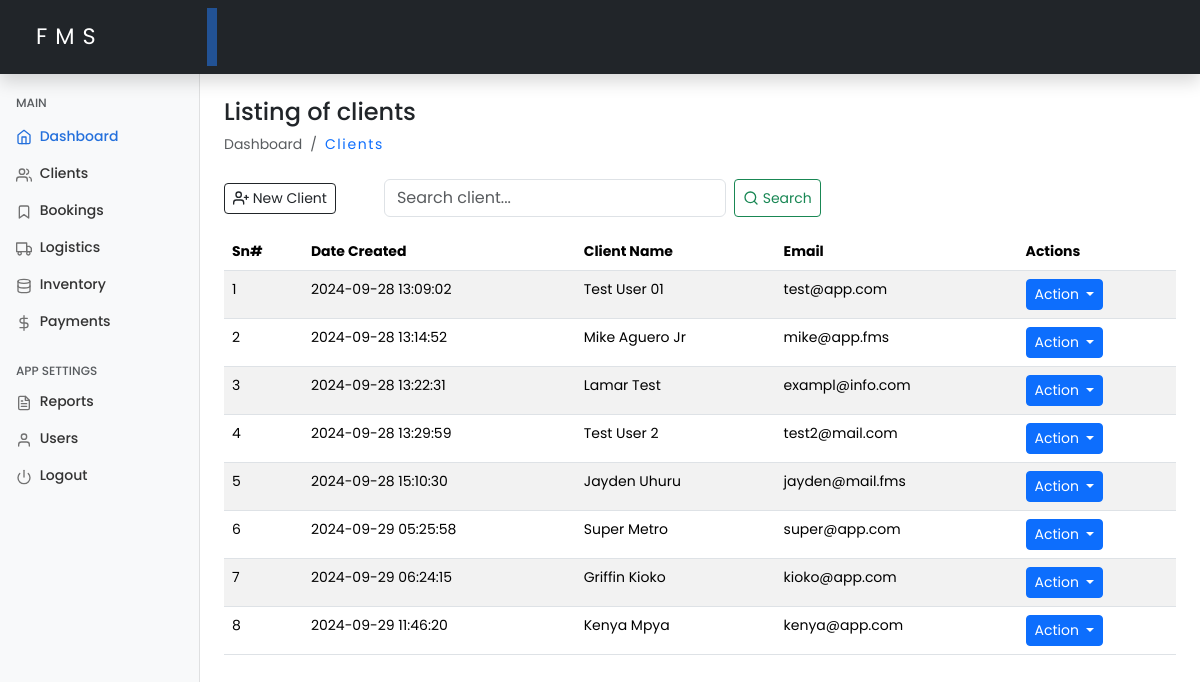
/clients.php (signed in), run on an earlier commit of the app's database.
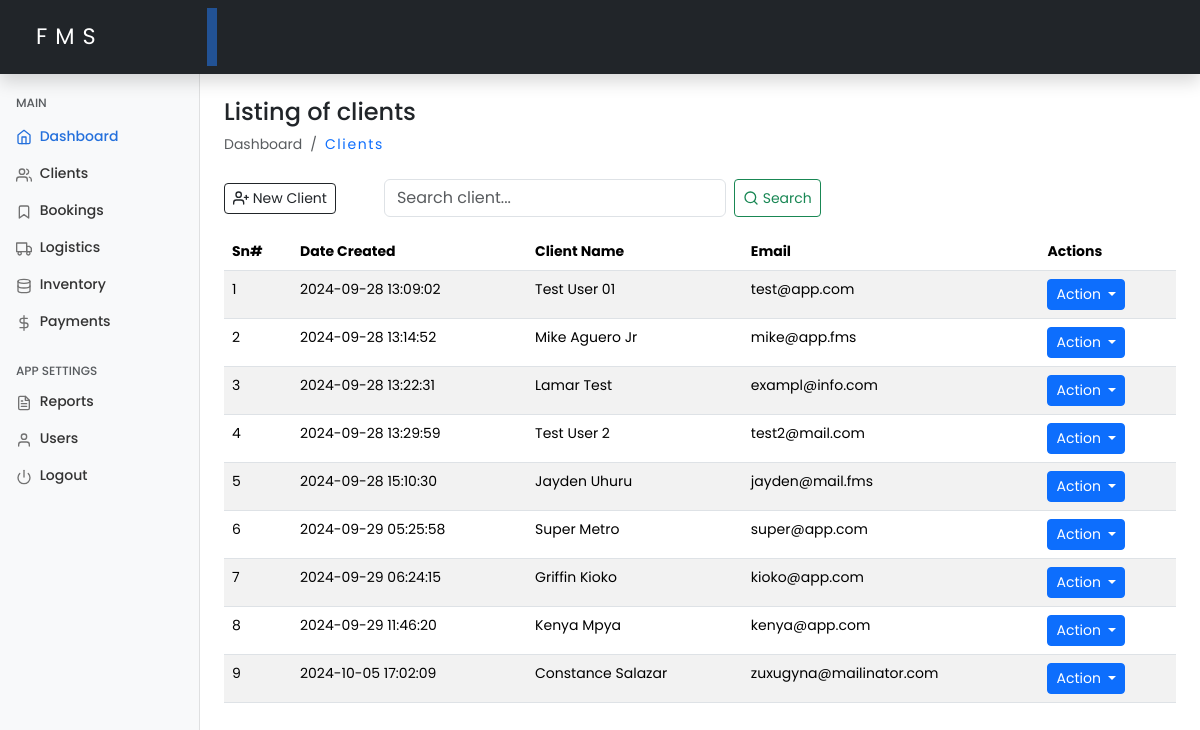
And on a later commit of the database.
### tables this page shows
CREATE TABLE `clients` (
  `id` int(11) NOT NULL,
  `full_name` varchar(100) NOT NULL,
  `email` varchar(100) DEFAULT NULL,
  `phone` varchar(15) DEFAULT NULL,
  `address` varchar(255) DEFAULT NULL,
  `created_at` timestamp NOT NULL DEFAULT current_timestamp(),
  `updated_at` timestamp NOT NULL DEFAULT current_timestamp() ON UPDATE current_timestamp()
);

### includes/functions.php (called while the page is built, shortened)
<?php
require_once 'config.php';
function getClients()
{
    global $conn;
    $clients = [];
    $sql = "SELECT * FROM clients";
    $result = $conn->query($sql);
    if ($result->num_rows > 0) {
        while ($row = $result->fetch_assoc()) {
            $clients[] = $row;
        }
    }
    return $clients;
}

### clients.php (the view, shortened to what this page needs)
<?php
include 'includes/functions.php';
$clients = getClients();
include './includes/header.php';
include './includes/sidebar.php';
?>
<main class="col-md-9 ms-sm-auto col-lg-10 px-md-4 mt-2">
    <h4 class="mt-3">Listing of clients</h4>
    <ol class="breadcrumb mb-2">
        <li class="breadcrumb-item active">Dashboard</li>
        <li class="breadcrumb-item">
            <a class="text-decoration-none hover-underline" href="./clients.php">Clients</a>
        </li>
    </ol>
    <div class="d-flex justify-content-start flex-wrap flex-md-nowrap align-items-center pt-3 pb-2 mb-2 border-bottom-none">
        <button type="button" class="btn btn-sm btn-outline-dark me-5 d-flex align-items-center" data-bs-toggle="modal" data-bs-target="#exampleModal">
            <span data-feather="user-plus"></span>&nbsp;New Client
        </button>
        <form class="d-flex" onsubmit="return false;">
            <input class="form-control me-2" type="search" id="searchInput" placeholder="Search client..." aria-label="Search" required>
            <button class="btn btn-sm btn-outline-success d-flex align-items-center" id="searchButton" type="button">
                <span data-feather="search"></span>&nbsp;Search
            </button>
        </form>
    </div>
    <table class="table table-striped" id="clientsTable">
        <thead>
            <tr>
                <th>Sn#</th>
                <th>Date Created</th>
                <th>Client Name</th>
                <th>Email</th>
                <th>Actions</th>
            </tr>
        </thead>
        <tbody>
            <?php if (empty($clients)): ?>
                <tr>
                    <td colspan="5" class="text-center text-danger">
                        <strong>Ooops! No clients found.</strong>
                    </td>
                </tr>
            <?php else: ?>
                <?php foreach ($clients as $index => $client): ?>
                    <tr>
                        <td><?php echo $index + 1; ?></td>
                        <td><?php echo htmlspecialchars($client['created_at']); ?></td>
                        <td><?php echo htmlspecialchars($client['full_name']); ?></td>
                        <td><?php echo htmlspecialchars($client['email']); ?></td>
                        <td>
                            <div class="dropdown">
                                <button class="btn btn-sm btn-primary dropdown-toggle" type="button" data-bs-toggle="dropdown" aria-expanded="false">
                                    Action
                                </button>
                            </div>
                        </td>
                    </tr>
                <?php endforeach; ?>
            <?php endif; ?>
        </tbody>
    </table>
</main>
<?php include './includes/footer.php'; ?>

What changed in the data, as far as the page shows it:
added clients: created_at "2024-10-05 17:02:09", full_name "Constance Salazar", email "zuxugyna@mailinator.com"
